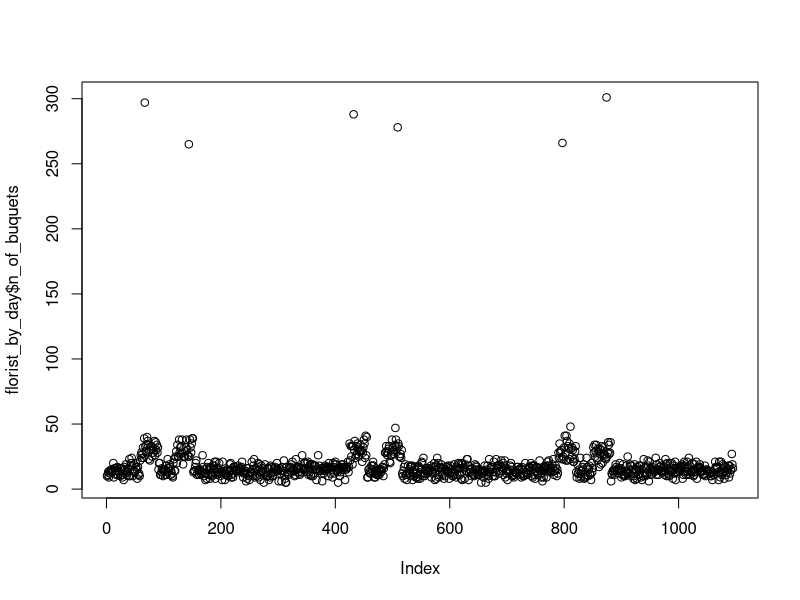
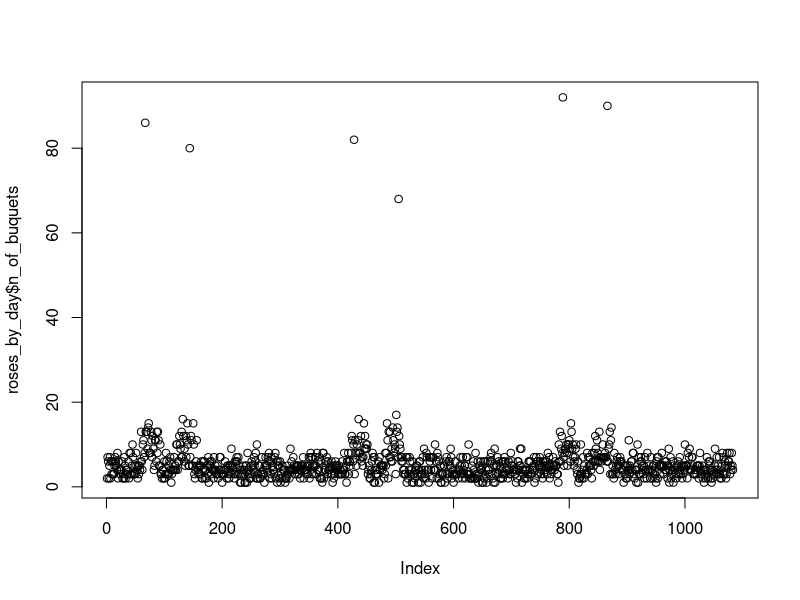

The R source for these figures, in order:
#!/usr/bin/env Rscript

florist <- read.table("florist.txt", header = T, sep = ",")
head(florist)

florist_by_day <- aggregate(florist$price, by = list(florist$date), FUN = length)
names(florist_by_day) <- c('date', 'n_of_buquets')
head(florist_by_day)
png("plot_2.1.png")
# Correlation plot :
plot(florist_by_day$n_of_buquets)
florist_by_day[florist_by_day$n_of_buquets > 100,]

# Roses
roses <- subset(florist, bouquet == 'roses')
roses_by_day <- aggregate(roses$price, by = list(roses$date), FUN = length)
names(roses_by_day) <- c('date', 'n_of_buquets')
head(roses_by_day)
png("plot_roses_2.1.png")
# Correlation plot :
plot(roses_by_day$n_of_buquets)